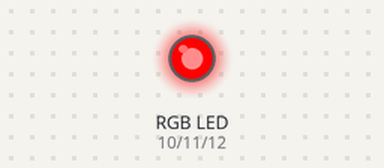
Simulated run of this sketch. Board: Arduino Uno, built with avr-gcc and run on an emulated ATmega328P. Parts: an RGB LED mixed from three pins (HIGH = lit).

Above: at 0.5 s.
At 2.5 s:
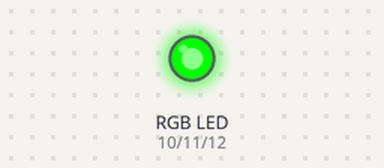
At 4.5 s:
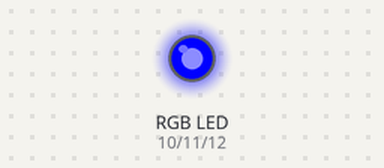
At 8.5 s:
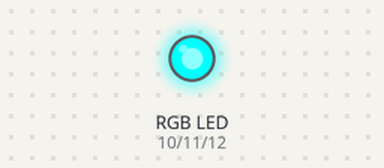
At 12.5 s:
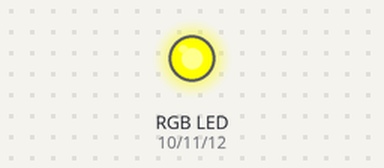
At 17.5 s:
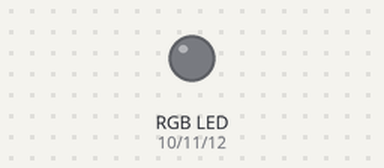
Timing chart, 0 to 18.2 s (numbered marks = the images above):
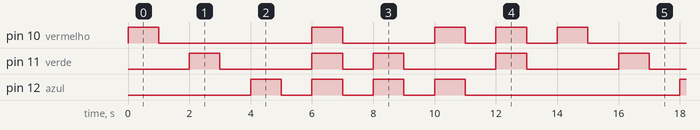

The sketch:

leg_rgb.ino
```cpp
int vermelho = 10;
int verde = 11;
int azul = 12;


void Vermelho() {
  digitalWrite(vermelho, HIGH);
  delay(1000);
  digitalWrite(vermelho, LOW);
  delay(1000);
}
void Verde() {
  digitalWrite(verde, HIGH);
  delay(1000);
  digitalWrite(verde, LOW);
  delay(1000);
}
void Azul() {
  digitalWrite(azul, HIGH);
  delay(1000);
  digitalWrite(azul, LOW);
  delay(1000);
}
void Branco() {
  digitalWrite(azul, HIGH);
  digitalWrite(vermelho, HIGH);
  digitalWrite(verde, HIGH);
  delay(1000);
  digitalWrite(azul, LOW);
  digitalWrite(vermelho, LOW);
  digitalWrite(verde, LOW);
  delay(1000);
}
void Magenta() {
  digitalWrite(azul, HIGH);
  digitalWrite(vermelho, HIGH);
  delay(1000);
  digitalWrite(azul, LOW);
  digitalWrite(vermelho, LOW);
  delay(1000);
}
void Amarelo() {
  digitalWrite(verde, HIGH);
  digitalWrite(vermelho, HIGH);
  delay(1000);
  digitalWrite(verde, LOW);
  digitalWrite(vermelho, LOW);
  delay(1000);
}
void Ciano() {
  digitalWrite(verde, HIGH);
  digitalWrite(azul, HIGH);
  delay(1000);
  digitalWrite(verde, LOW);
  digitalWrite(azul, LOW);
  delay(1000);
}

void setup() {
  pinMode(vermelho, OUTPUT);
  pinMode(verde, OUTPUT);
  pinMode(azul, OUTPUT);
}

void loop() {
  Vermelho();
  Verde();
  Azul();
  Branco();
  Ciano();
  Magenta();
  Amarelo();
}
```

Measured:
- by itself, pin 10 (vermelho): repeats every 14.0 s: LOW 5.0 s, HIGH 1.0 s, LOW 3.0 s, 2 × (HIGH 1.0 s, LOW 1.0 s), HIGH 1.0 s
- by itself, pin 11 (verde): repeats every 14.0 s: LOW 3.0 s, HIGH 1.0 s, LOW 1.0 s, 2 × (HIGH 1.0 s, LOW 3.0 s), HIGH 1.0 s
- by itself, pin 12 (azul): repeats every 14.0 s: 3 × (LOW 1.0 s, HIGH 1.0 s), LOW 7.0 s, HIGH 1.0 s
